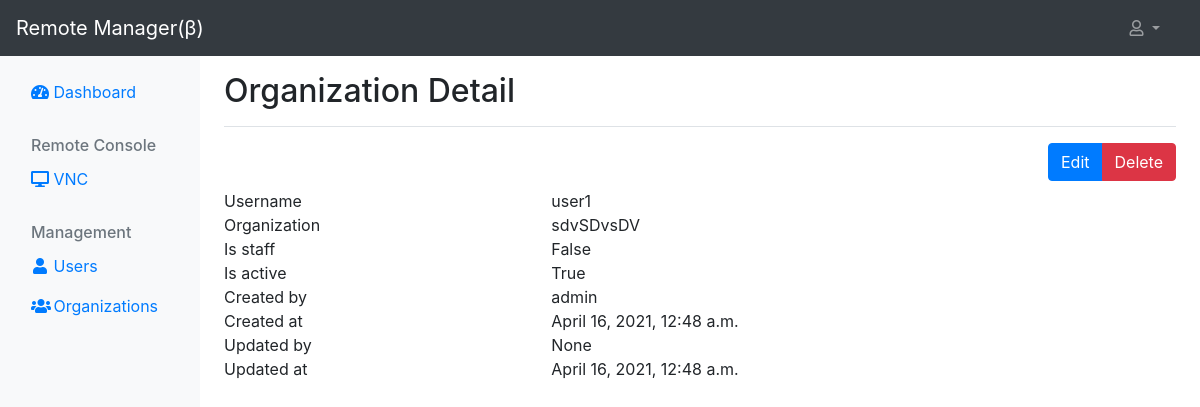
The page /user/detail/2 (signed in) on the database its author committed.
### main/models.py (models this page shows)
class CustomUser(AbstractUser):
    organization = models.ForeignKey(
        Organization,
        null=True,
        blank=True,
        on_delete=models.SET_NULL,
    )
    is_active = models.BooleanField(
        default=True,
    )
    is_staff = models.BooleanField(
        default=False,
    )
    created_by = models.ForeignKey(
        settings.AUTH_USER_MODEL,
        null=True,
        on_delete=models.SET_NULL,
        related_name='user_created_by'
    )
    created_at = models.DateTimeField(
        auto_now_add=True,
        null=True
    )
    updated_by = models.ForeignKey(
        settings.AUTH_USER_MODEL,
        null=True,
        blank=True,
        on_delete=models.SET_NULL,
        related_name='user_updated_by'
    )
    updated_at = models.DateTimeField(
        auto_now=True,
        null=True
    )
    def __str__(self):
        return self.username

class Organization(models.Model):
    name = models.CharField(
        max_length=100,
        unique=True
    )
    created_by = models.ForeignKey(
        settings.AUTH_USER_MODEL,
        null=True,
        on_delete=models.SET_NULL,
        related_name='group_created_by'
    )
    created_at = models.DateTimeField(
        auto_now_add=True,
        null=True,
    )
    updated_by = models.ForeignKey(
        settings.AUTH_USER_MODEL,
        null=True,
        blank=True,
        on_delete=models.SET_NULL,
        related_name='group_updated_by'
    )
    updated_at = models.DateTimeField(
        auto_now=True,
        null=True
    )
    def __str__(self):
        return self.name

### main/views.py (the view)
# urls.py: path('user/detail/<str:pk>', views.UserDetailView.as_view(), name='user_detail'),
class UserDetailView(LoginRequiredMixin, UserPassesTestMixin, DeleteView):
    model = CustomUser
    template_name = 'main/user_detail.html'
    success_url = reverse_lazy('user_list')
    def test_func(self):
        return self.request.user.is_staff

### main/templates/main/user_detail.html (shortened to what this page needs)
{% extends 'main/base.html' %}
{% block content %}
    <div class="d-flex justify-content-between flex-wrap flex-md-nowrap align-items-center pt-3 pb-2 mb-3 border-bottom">
        <h1 class="h2">Organization Detail</h1>
    </div>
    <div>
        <div class="my-2 text-right">
            <div class="btn-group">
                <a href="{% url 'user_update' customuser.id %}" class="btn btn-primary" aria-current="page">Edit</a>
                <button type="button" class="btn btn-danger" data-toggle="modal" data-target="#deleteModal">
                    Delete
                </button>
            </div>
        </div>
        <div>
            <div class="row">
                <div class="col-4">
                    Username
                </div>
                <div class="col-8">
                    {{ customuser.username }}
                </div>
            </div>
            <div class="row">
                <div class="col-4">
                    Organization
                </div>
                <div class="col-8">
                    {{ customuser.organization }}
                </div>
            </div>
            <div class="row">
                <div class="col-4">
                    Is staff
                </div>
                <div class="col-8">
                    {{ customuser.is_staff }}
                </div>
            </div>
            <div class="row">
                <div class="col-4">
                    Is active
                </div>
                <div class="col-8">
                    {{ customuser.is_active }}
                </div>
            </div>
            <div class="row">
                <div class="col-4">
                    Created by
                </div>
                <div class="col-8">
                    {{ customuser.created_by }}
                </div>
            </div>
            <div class="row">
                <div class="col-4">
                    Created at
                </div>
                <div class="col-8">
                    {{ customuser.created_at }}
                </div>
            </div>
            <div class="row">
                <div class="col-4">
                    Updated by
                </div>
                <div class="col-8">
                    {{ customuser.updated_by }}
                </div>
            </div>
            <div class="row">
                <div class="col-4">
                    Updated at
                </div>
                <div class="col-8">
                    {{ customuser.updated_at }}
                </div>
            </div>
        </div>
    </div>
{% endblock %}

### rows shown on the page
CustomUser: username "user1", organization "sdvSDvsDV", is_staff "False", is_active "True", created_by "admin", created_at "April 16, 2021, 12:48 a.m.", updated_by "None", updated_at "April 16, 2021, 12:48 a.m."
